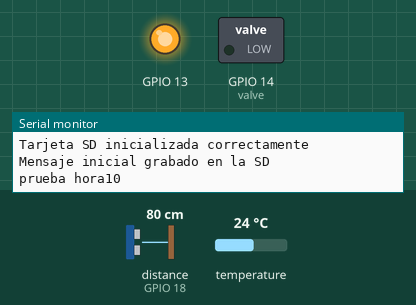
The sketch below on a simulated ESP32. Parts: switched loads named in the sketch (green lamp = pin HIGH), output pins drawn as LEDs (lit = HIGH), the last lines printed to the serial monitor. Wiring (inferred from the names in the program): ultrasonic range finder: trigger GPIO 5; echo GPIO 18. The inputs (shaded band) are chosen by the test bench; at power-on: distance to the obstacle (sensor on GPIO 18) 80 cm, temperature 24 °C. The echo pulse lasts 58.3 µs per cm; the local clock reads 2024-03-15 10:24:30 at power-on unless the sketch sets it; storage starts empty; nothing arrives over Bluetooth unless stated; pins used as bus, display or sensor lines are not drawn.

Above: at 0.1 s.
At 11.9 s:
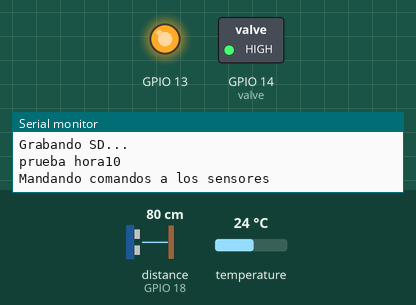
Timing chart, 0 to 24.2 s (numbered marks = the images above):
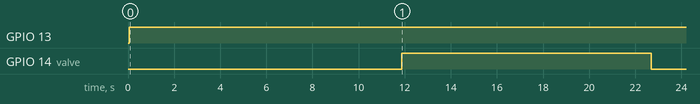

Measured:
- by itself, GPIO 13: LOW → HIGH at 0.05 s
- by itself, GPIO 14 (valve): LOW → HIGH at 11.9 s, → LOW 10.8 s later

The sketch:

almacenamiento_de_temperatura.ino
```cpp
#include <Wire.h>
#include <OneWire.h>
#include <DallasTemperature.h>
#include <BluetoothSerial.h>  // Biblioteca para la comunicación serie con Bluetooth
#include "FS.h"
#include "SD.h"
#include "SPI.h"
#include "virtuabotixRTC.h"
// SCLK -> 6, I/O -> 7, CE -> 8
// CLK -> 6 , DAT -> 7, Reset -> 8
virtuabotixRTC myRTC(22, 21, 25);


BluetoothSerial SerialBT;

#define Datostemp 4
#define echoPin 18             // CHANGE PIN NUMBER HERE IF YOU WANT TO USE A DIFFERENT PIN
#define trigPin 5
#define valve 14
long duration, distance, distanciamm;
const int sleeptime = 60 * 1000000; //uS


OneWire oneWireObjeto(Datostemp);
DallasTemperature sensortemp(&oneWireObjeto);

String archivo = "/datos.txt";

void setup() {
  Serial.begin(9600);
  SerialBT.begin("EVAPORIMETRO");
  sensortemp.begin();

  pinMode(trigPin, OUTPUT);
  pinMode(echoPin, INPUT);
  pinMode(valve, OUTPUT);
  pinMode(13, OUTPUT);

  if (!SD.begin()) {
    Serial.println("Error en inicialización de la tarjeta SD");
  } else {
    Serial.println("Tarjeta SD inicializada correctamente");
  }

  // Abre el archivo en modo escritura
  File myFile = SD.open(archivo, FILE_WRITE);

  if (myFile) {
    myFile.println("Inicio de la captura de datos:");
    myFile.print("Fecha y hora;");
    myFile.print("Temperatura[°C];");
    myFile.print("Distance[cm];");
    myFile.println("Distance[mm];");
    myFile.close();
    Serial.println("Mensaje inicial grabado en la SD");
  } else {
    Serial.println("Error al abrir el archivo.");
  }

}

void loop() {

   myRTC.updateTime();
  digitalWrite(trigPin, LOW);
  delayMicroseconds(2);
  digitalWrite(trigPin, HIGH);
  delayMicroseconds(10);
  digitalWrite(trigPin, LOW);

  digitalWrite(13, HIGH);
  Serial.print("prueba hora");
  Serial.println(myRTC.hours);
  duration = pulseIn(echoPin, HIGH);
  distance = duration / 58.2;
  distanciamm = duration * 0.343 / 2.0;
  String disp = String(distance);
  String disp2 = String(distanciamm);

  Serial.println("Mandando comandos a los sensores");
  sensortemp.requestTemperatures();

  // Leemos y mostramos los datos del sensor de temperatura
  float temperatura = sensortemp.getTempCByIndex(0);
  Serial.print("Fecha y hora;");
  Serial.print("Temperatura[°C];");
  Serial.print("Distance[cm];");
  Serial.println("Distance[mm];");
  Serial.print(myRTC.dayofmonth);
  Serial.print("/");
  Serial.print(myRTC.month);
  Serial.print("/");
  Serial.print(myRTC.year);
  Serial.print(" ");
  Serial.print(myRTC.hours);
  Serial.print(":");
  Serial.print(myRTC.minutes);
  Serial.print(":");
  Serial.print(myRTC.seconds);
  Serial.print("; ");
  Serial.print(temperatura);
  Serial.print("; ");
  Serial.print(disp);
  Serial.print("; ");
  Serial.println(disp2);


  // Enviar datos por Bluetooth
  SerialBT.print("Temperatura: ");
  SerialBT.print(temperatura);
  SerialBT.println(" C");
  SerialBT.print("Distance: ");
  SerialBT.print(disp);
  SerialBT.println(" cm");
  SerialBT.print("Distance: ");
  SerialBT.print(disp2);
  SerialBT.println(" mm");

  // Abrir el archivo en modo escritura y agregar los datos
  File myFile = SD.open(archivo, FILE_APPEND);
    Serial.println("Grabando SD...");
//    myFile.print("Fecha y hora;");
//    myFile.print("Temperatura[°C];");
//    myFile.print("Distance[cm];");
//    myFile.println("Distance[mm];");
  if (myFile) {

    myFile.print(myRTC.dayofmonth);
    myFile.print("/");
    myFile.print(myRTC.month);
    myFile.print("/");
    myFile.print(myRTC.year);
    myFile.print(" ");
    myFile.print(myRTC.hours);
    myFile.print(":");
    myFile.print(myRTC.minutes);
    myFile.print(":");
    myFile.print(myRTC.seconds);
    myFile.print("; ");
    myFile.print(temperatura);
    myFile.print("; ");
    myFile.print(disp);
    myFile.print("; ");
    myFile.println(disp2);
    myFile.close();
  } else {
    Serial.println("Error al abrir el archivo.");
  }

  delay(10000);

  if (distanciamm < 100) {
    digitalWrite(valve, HIGH);
  }
  if (distanciamm > 480) {
    digitalWrite(valve, LOW);
  }

  digitalWrite(13, LOW);

}
```
